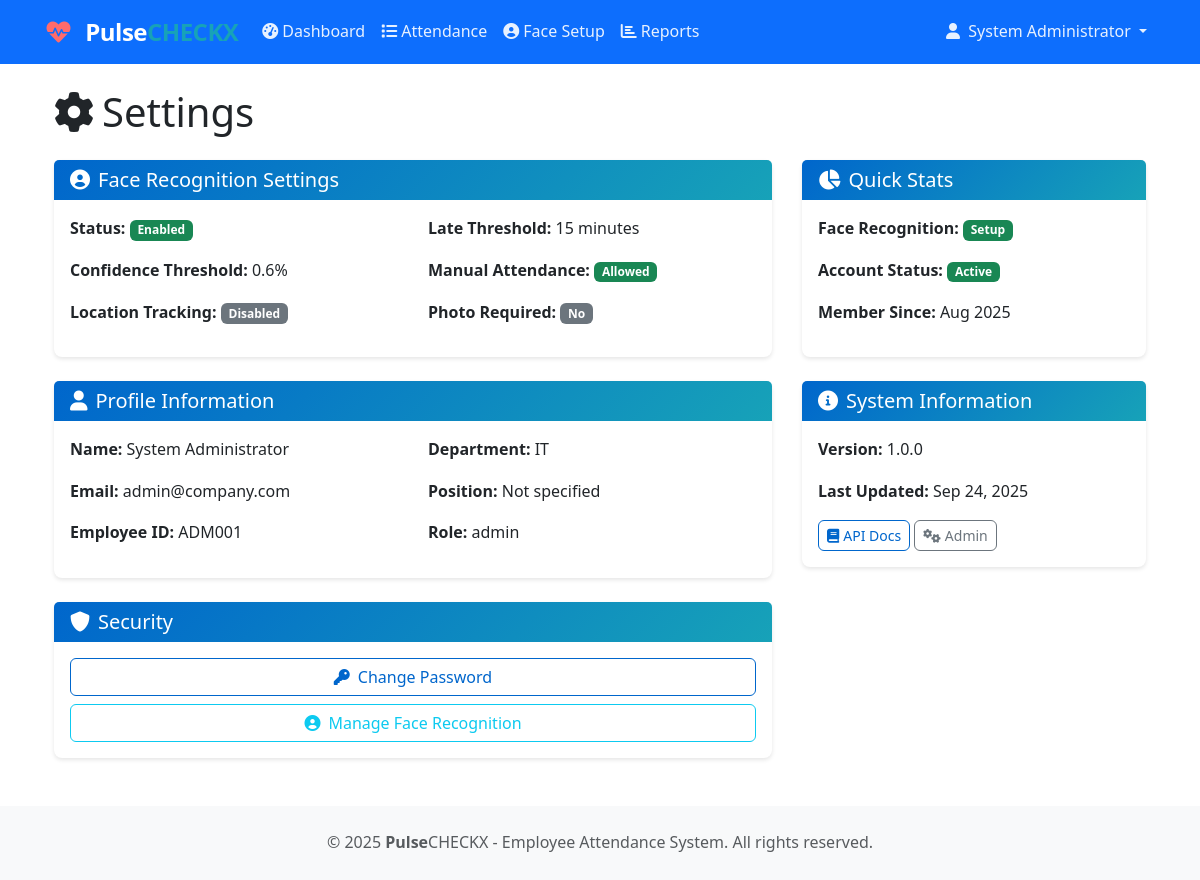
Screenshot of /settings/ (signed in) with the database file from the repository.
### users/models.py (models this page shows, shortened)
class User(AbstractUser):
    ROLE_CHOICES = [
        ('employee', 'Employee'),
        ('hr', 'HR/Admin'),
        ('manager', 'Team Manager'),
    ]
    email = models.EmailField(unique=True)
    role = models.CharField(max_length=20, choices=ROLE_CHOICES, default='employee')
    employee_id = models.CharField(
        max_length=10,
        unique=True,
        validators=[RegexValidator(r'^[A-Z0-9]+$', 'Employee ID must contain only uppercase letters and numbers.')],
        help_text="Unique employee identifier (e.g., EMP001)"
    )
    phone_number = models.CharField(
        max_length=15,
        validators=[RegexValidator(r'^\+?1?\d{9,15}$', 'Enter a valid phone number.')],
        blank=True
    )
    department = models.CharField(max_length=100, blank=True)
    position = models.CharField(max_length=100, blank=True)
    hire_date = models.DateField(null=True, blank=True)
    is_active = models.BooleanField(default=True)
    profile_picture = models.ImageField(upload_to='profiles/', null=True, blank=True)
    face_encoding = models.TextField(blank=True, help_text="Face recognition encoding data")
    manager = models.ForeignKey('self', on_delete=models.SET_NULL, null=True, blank=True, related_name='subordinates')
    created_at = models.DateTimeField(auto_now_add=True)
    updated_at = models.DateTimeField(auto_now=True)
    USERNAME_FIELD = 'email'
    REQUIRED_FIELDS = ['username', 'employee_id']
    class Meta:
        db_table = 'users'
        verbose_name = 'User'
        verbose_name_plural = 'Users'
    def get_full_name(self):
        return f"{self.first_name} {self.last_name}".strip() or self.username

### attendance/models.py (models this page shows, shortened)
class AttendanceSettings(models.Model):
    face_recognition_enabled = models.BooleanField(default=True)
    face_confidence_threshold = models.FloatField(
        default=0.6,
        validators=[MinValueValidator(0.0), MaxValueValidator(1.0)],
        help_text="Minimum confidence score for face recognition (0.0 - 1.0)"
    )
    location_tracking_enabled = models.BooleanField(default=False)
    location_radius_meters = models.PositiveIntegerField(
        default=100,
        help_text="Allowed radius from office location in meters"
    )
    office_latitude = models.DecimalField(max_digits=10, decimal_places=8, null=True, blank=True)
    office_longitude = models.DecimalField(max_digits=11, decimal_places=8, null=True, blank=True)
    late_threshold_minutes = models.PositiveIntegerField(
        default=15,
        help_text="Minutes after shift start time to mark as late"
    )
    early_departure_threshold_minutes = models.PositiveIntegerField(
        default=30,
        help_text="Minutes before shift end time to mark as early departure"
    )
    require_photo_for_attendance = models.BooleanField(default=False)
    allow_manual_attendance = models.BooleanField(default=True)
    created_at = models.DateTimeField(auto_now_add=True)
    updated_at = models.DateTimeField(auto_now=True)
    class Meta:
        db_table = 'attendance_settings'
        verbose_name = "Attendance Settings"
        verbose_name_plural = "Attendance Settings"

### attendance/web_views.py (the view)
# urls.py: path('settings/', web_views.SettingsView.as_view(), name='settings'),
class SettingsView(LoginRequiredMixin, TemplateView):
    template_name = 'attendance/settings.html'
    def get_context_data(self, **kwargs):
        context = super().get_context_data(**kwargs)
        settings = AttendanceSettings.objects.first()
        context['settings'] = settings
        return context

### templates/attendance/settings.html (shortened to what this page needs)
{% extends 'base.html' %}
{% block content %}
<div class="row">
    <div class="col-12">
        <h1 class="mb-4">
            <i class="fas fa-cog me-2"></i>Settings
        </h1>
    </div>
</div>
<div class="row">
    <div class="col-md-8">
        <div class="card mb-4">
            <div class="card-header">
                <h5 class="mb-0">
                    <i class="fas fa-user-circle me-2"></i>Face Recognition Settings
                </h5>
            </div>
            <div class="card-body">
                {% if settings %}
                    <div class="row">
                        <div class="col-md-6">
                            <p><strong>Status:</strong>
                                <span class="badge {% if settings.face_recognition_enabled %}bg-success{% else %}bg-secondary{% endif %}">
                                    {% if settings.face_recognition_enabled %}Enabled{% else %}Disabled{% endif %}
                                </span>
                            </p>
                            <p><strong>Confidence Threshold:</strong> {{ settings.face_confidence_threshold|floatformat:1 }}%</p>
                            <p><strong>Location Tracking:</strong>
                                <span class="badge {% if settings.location_tracking_enabled %}bg-success{% else %}bg-secondary{% endif %}">
                                    {% if settings.location_tracking_enabled %}Enabled{% else %}Disabled{% endif %}
                                </span>
                            </p>
                        </div>
                        <div class="col-md-6">
                            <p><strong>Late Threshold:</strong> {{ settings.late_threshold_minutes }} minutes</p>
                            <p><strong>Manual Attendance:</strong>
                                <span class="badge {% if settings.allow_manual_attendance %}bg-success{% else %}bg-secondary{% endif %}">
                                    {% if settings.allow_manual_attendance %}Allowed{% else %}Not Allowed{% endif %}
                                </span>
                            </p>
                            <p><strong>Photo Required:</strong>
                                <span class="badge {% if settings.require_photo_for_attendance %}bg-warning{% else %}bg-secondary{% endif %}">
                                    {% if settings.require_photo_for_attendance %}Yes{% else %}No{% endif %}
                                </span>
                            </p>
                        </div>
                    </div>
                {% else %}
                    <p class="text-muted">No settings configured.</p>
                {% endif %}
            </div>
        </div>
        <div class="card mb-4">
            <div class="card-header">
                <h5 class="mb-0">
                    <i class="fas fa-user me-2"></i>Profile Information
                </h5>
            </div>
            <div class="card-body">
                <div class="row">
                    <div class="col-md-6">
                        <p><strong>Name:</strong> {{ user.get_full_name|default:user.username }}</p>
                        <p><strong>Email:</strong> {{ user.email }}</p>
                        <p><strong>Employee ID:</strong> {{ user.employee_id }}</p>
                    </div>
                    <div class="col-md-6">
                        <p><strong>Department:</strong> {{ user.department|default:"Not specified" }}</p>
                        <p><strong>Position:</strong> {{ user.position|default:"Not specified" }}</p>
                        <p><strong>Role:</strong> {{ user.get_role_display }}</p>
                    </div>
                </div>
            </div>
        </div>
        <div class="card">
            <div class="card-header">
                <h5 class="mb-0">
                    <i class="fas fa-shield-alt me-2"></i>Security
                </h5>
            </div>
            <div class="card-body">
                <div class="d-grid gap-2">
                    <button class="btn btn-outline-primary" onclick="changePassword()">
                        <i class="fas fa-key me-2"></i>Change Password
                    </button>
                    <a href="{% url 'attendance_web:face_setup' %}" class="btn btn-outline-info">
                        <i class="fas fa-user-circle me-2"></i>Manage Face Recognition
                    </a>
                </div>
            </div>
        </div>
    </div>
    <div class="col-md-4">
        <div class="card mb-4">
            <div class="card-header">
                <h5 class="mb-0">
                    <i class="fas fa-chart-pie me-2"></i>Quick Stats
                </h5>
            </div>
            <div class="card-body">
                <p><strong>Face Recognition:</strong>
                    <span class="badge {% if user.face_encoding %}bg-success{% else %}bg-warning{% endif %}">
                        {% if user.face_encoding %}Setup{% else %}Not Setup{% endif %}
                    </span>
                </p>
                <p><strong>Account Status:</strong>
                    <span class="badge {% if user.is_active %}bg-success{% else %}bg-danger{% endif %}">
                        {% if user.is_active %}Active{% else %}Inactive{% endif %}
                    </span>
                </p>
                <p><strong>Member Since:</strong> {{ user.date_joined|date:"M Y" }}</p>
            </div>
        </div>
        <div class="card">
            <div class="card-header">
                <h5 class="mb-0">
                    <i class="fas fa-info-circle me-2"></i>System Information
                </h5>
            </div>
            <div class="card-body">
                <p><strong>Version:</strong> 1.0.0</p>
                <p><strong>Last Updated:</strong> {{ user.updated_at|date:"M d, Y" }}</p>
                <div class="mt-3">
                    <a href="/api/docs/" class="btn btn-sm btn-outline-primary" target="_blank">
                        <i class="fas fa-book me-1"></i>API Docs
                    </a>
                    <a href="/admin/" class="btn btn-sm btn-outline-secondary" target="_blank">
                        <i class="fas fa-cogs me-1"></i>Admin
                    </a>
                </div>
            </div>
        </div>
    </div>
</div>
{% endblock %}

### templates/base.html (shortened to what this page needs)
<!DOCTYPE html>
<html lang="en">
<head>
    <link href="https://cdn.jsdelivr.net/npm/bootstrap@5.3.0/dist/css/bootstrap.min.css" rel="stylesheet">
    <link href="https://cdnjs.cloudflare.com/ajax/libs/font-awesome/6.0.0/css/all.min.css" rel="stylesheet">
    {% load static %}
    <link href="{% static 'css/responsive.css' %}" rel="stylesheet">
    <link href="{% static 'css/pulsecheck-branding.css' %}" rel="stylesheet">
</head>
<body>
    <nav class="navbar navbar-expand-lg navbar-dark bg-primary sticky-top">
        <div class="container-fluid">
            <a class="navbar-brand" href="{% url 'attendance_web:dashboard' %}">
                <i class="fas fa-heartbeat me-2"></i>
                <span class="d-none d-sm-inline"><strong>Pulse</strong><span class="text-info">CHECKX</span></span>
            </a>
            {% if user.is_authenticated %}
            <div class="collapse navbar-collapse" id="navbarNav">
                <ul class="navbar-nav me-auto">
                    <li class="nav-item">
                        <a class="nav-link" href="{% url 'attendance_web:dashboard' %}">
                            <i class="fas fa-tachometer-alt me-1"></i>Dashboard
                        </a>
                    </li>
                    <li class="nav-item">
                        <a class="nav-link" href="{% url 'attendance_web:attendance_list' %}">
                            <i class="fas fa-list me-1"></i>Attendance
                        </a>
                    </li>
                    <li class="nav-item">
                        <a class="nav-link" href="{% url 'attendance_web:face_setup' %}">
                            <i class="fas fa-user-circle me-1"></i>Face Setup
                        </a>
                    </li>
                    <li class="nav-item">
                        <a class="nav-link" href="{% url 'attendance_web:reports' %}">
                            <i class="fas fa-chart-bar me-1"></i>Reports
                        </a>
                    </li>
                </ul>
                <ul class="navbar-nav">
                    <li class="nav-item dropdown">
                        <a class="nav-link dropdown-toggle" href="#" id="navbarDropdown" role="button" data-bs-toggle="dropdown" aria-expanded="false">
                            <i class="fas fa-user me-1"></i>
                            <span class="d-none d-lg-inline">{{ user.get_full_name|default:user.username }}</span>
                        </a>
                    </li>
                </ul>
            </div>
            {% endif %}
        </div>
    </nav>
    <main class="container-fluid px-3 px-md-4 mt-4">
        {% block content %}{% endblock %}
    </main>
    <footer class="bg-light mt-5 py-4">
        <div class="container text-center">
            <p class="text-muted mb-0">
                &copy; 2025 <strong>Pulse</strong><span class="text-info">CHECKX</span> - Employee Attendance System. All rights reserved.
            </p>
        </div>
    </footer>
</body>
</html>

### static/css/responsive.css (style rules this page uses)
* { box-sizing: border-box; }
html { font-size: 16px; }
body { font-family: 'Segoe UI', Tahoma, Geneva, Verdana, sans-serif; line-height: 1.6; overflow-x: hidden; }
.container-fluid { padding-left: 15px; padding-right: 15px; }
.row { margin-left: -15px; margin-right: -15px; }
.col, .col-1, .col-2, .col-3, .col-4, .col-5, .col-6, .col-7, .col-8, .col-9, .col-10, .col-11, .col-12, .col-sm, .col-sm-1, .col-sm-2, .col-sm-3, .col-sm-4, .col-sm-5, .col-sm-6, .col-sm-7, .col-sm-8, .col-sm-9, .col-sm-10, .col-sm-11, .col-sm-12, .col-md, .col-md-1, .col-md-2, .col-md-3, .col-md-4, .col-md-5, .col-md-6, .col-md-7, .col-md-8, .col-md-9, .col-md-10, .col-md-11, .col-md-12, .col-lg, .col-lg-1, .col-lg-2, .col-lg-3, .col-lg-4, .col-lg-5, .col-lg-6, .col-lg-7, .col-lg-8, .col-lg-9, .col-lg-10, .col-lg-11, .col-lg-12, .col-xl, .col-xl-1, .col-xl-2, .col-xl-3, .col-xl-4, .col-xl-5, .col-xl-6, .col-xl-7, .col-xl-8, .col-xl-9, .col-xl-10, .col-xl-11, .col-xl-12, .col-xxl, .col-xxl-1, .col-xxl-2, .col-xxl-3, .col-xxl-4, .col-xxl-5, .col-xxl-6, .col-xxl-7, .col-xxl-8, .col-xxl-9, .col-xxl-10, .col-xxl-11, .col-xxl-12 { padding-left: 15px; padding-right: 15px; }
@media (min-width: 1200px) and (max-width: 1399px) { html { font-size: 16px; } }
@media (min-width: 1200px) and (max-width: 1399px) { .container-fluid { max-width: 1140px; } }
.card { border: 1px solid rgba(0, 0, 0, 0.125); border-radius: 8px; box-shadow: 0 2px 4px rgba(0, 0, 0, 0.1); transition: transform 0.2s ease, box-shadow 0.2s ease; }
.btn { border-radius: 6px; font-weight: 500; transition: all 0.15s ease-in-out; position: relative; overflow: hidden; }
.btn:before { content: ''; position: absolute; top: 50%; left: 50%; width: 0; height: 0; border-radius: 50%; background: rgba(255, 255, 255, 0.3); transform: translate(-50%, -50%); transition: width 0.3s, height 0.3s; }

### static/css/pulsecheck-branding.css (style rules this page uses)
:root { --pulsecheckx-primary: #0066cc; --pulsecheckx-secondary: #17a2b8; --pulsecheckx-dark: #2c3e50; --pulsecheckx-light: #f8f9fa; --pulsecheckx-pulse: #007bff; --pulsecheckx-gradient: linear-gradient(135deg, #0066cc 0%, #17a2b8 100%); }
.navbar-brand { font-size: 1.5rem; font-weight: 600; letter-spacing: -0.5px; }
.navbar-brand strong { color: #ffffff !important; }
.navbar-brand .text-info { color: #17a2b8 !important; font-weight: 600; }
.navbar-brand .fa-heartbeat { animation: pulse-beat 2s infinite; color: #ff6b6b; }
.btn-outline-primary { border-color: var(--pulsecheckx-primary); color: var(--pulsecheckx-primary); }
.navbar-dark .navbar-nav .nav-link { color: rgba(255, 255, 255, 0.9); transition: color 0.3s ease; }
.card { border: none; box-shadow: 0 2px 4px rgba(0, 0, 0, 0.1); transition: box-shadow 0.3s ease; }
.card-header { background: var(--pulsecheckx-gradient); color: white; border-bottom: none; font-weight: 600; }
footer { background: var(--pulsecheck-light) !important; border-top: 3px solid var(--pulsecheck-primary); }
footer strong { color: var(--pulsecheck-dark); }
footer .text-info { color: var(--pulsecheck-secondary) !important; }

### templates/base.html (style rules this page uses)
.navbar-brand { font-weight: bold; }

### rows the page displays
User: get_full_name "System Administrator", email "admin@company.com", employee_id "ADM001", department "IT", position "Not specified", role "admin", date_joined "Aug 2025", updated_at "Sep 24, 2025"
AttendanceSettings: face_confidence_threshold "0.6", late_threshold_minutes "15"
